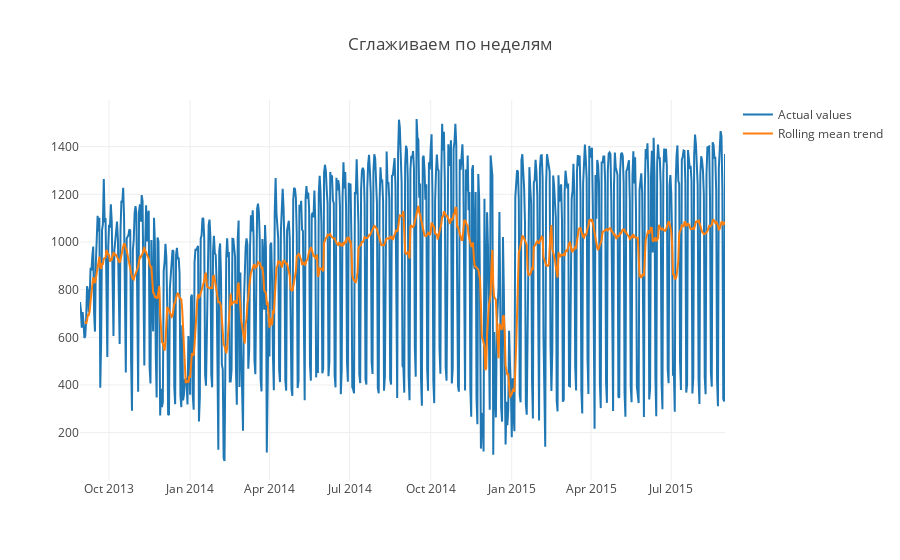
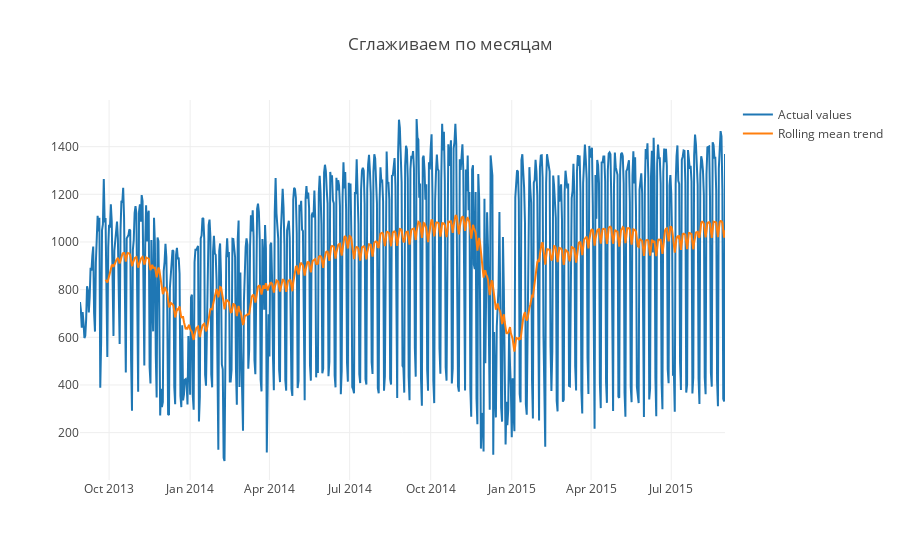

Source (notebook cell) for these figures, in order:
### Code cell
plotMovingAverage(trip_days, 7, 'Сглаживаем по неделям') 
plotMovingAverage(trip_days, 30, 'Сглаживаем по месяцам')

### Figure 1 — Plotly figure (JSON) as saved in the notebook; plotly's stock layout.template omitted (floating-point values rounded to 4 significant figures; data arrays with more than 128 entries replaced by an {"elided": "..."} marker saying what was removed)
{"data": [{"mode": "lines", "name": "Actual values", "type": "scatter", "x": {"elided": "733 str values"}, "y": {"elided": "733 int values"}}, {"mode": "lines", "name": "Rolling mean trend", "type": "scatter", "x": {"elided": "733 str values"}, "y": {"elided": "733 float values"}}], "layout": {"title": "Сглаживаем по неделям"}}

### Figure 2 — Plotly figure (JSON) as saved in the notebook; plotly's stock layout.template omitted (floating-point values rounded to 4 significant figures; data arrays with more than 128 entries replaced by an {"elided": "..."} marker saying what was removed)
{"data": [{"mode": "lines", "name": "Actual values", "type": "scatter", "x": {"elided": "733 str values"}, "y": {"elided": "733 int values"}}, {"mode": "lines", "name": "Rolling mean trend", "type": "scatter", "x": {"elided": "733 str values"}, "y": {"elided": "733 float values"}}], "layout": {"title": "Сглаживаем по месяцам"}}
